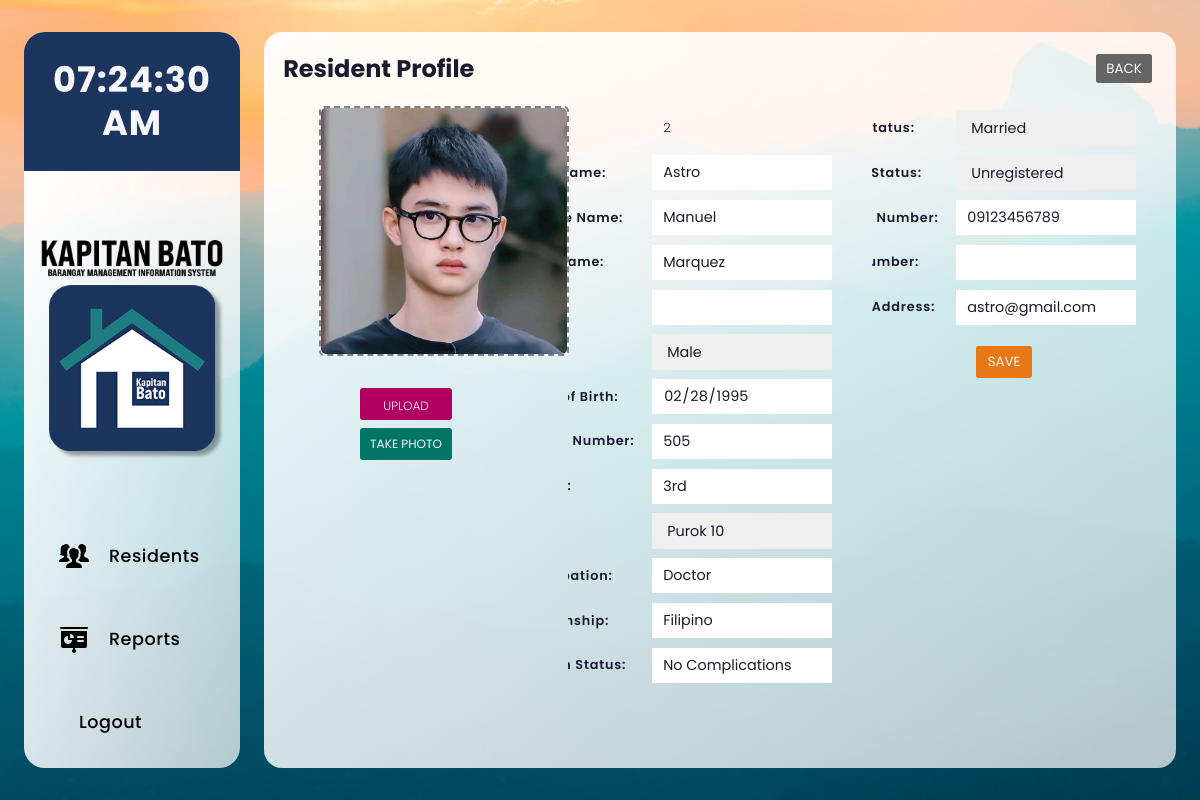
The app's page /n_residents/edit.php?id=2 (signed in) with its own data.
### tables this page shows
CREATE TABLE `residents` (
  `id` int(11) NOT NULL,
  `first_name` varchar(255) NOT NULL,
  `mid_name` varchar(255) NOT NULL,
  `last_name` varchar(255) NOT NULL,
  `suffix` varchar(255) NOT NULL,
  `sex` varchar(11) NOT NULL,
  `date_of_birth` date NOT NULL,
  `house_number` varchar(255) NOT NULL,
  `street` varchar(255) NOT NULL,
  `purok` varchar(255) NOT NULL,
  `occupation` varchar(255) NOT NULL,
  `citizenship` varchar(255) NOT NULL,
  `health_status` varchar(255) NOT NULL,
  `civil_status` varchar(255) NOT NULL,
  `voter_status` varchar(255) NOT NULL,
  `phone_number` varchar(255) NOT NULL,
  `tel_number` varchar(255) NOT NULL,
  `email` varchar(255) NOT NULL,
  `img_url` varchar(255) NOT NULL
);

### n_residents/edit.php (the view, shortened to what this page needs)
<?php
            include "../db_conn.php";
            $id = $_GET['id'];
            $squery =  mysqli_query($conn,"SELECT * FROM `residents` WHERE id = $id");
            while ($row = mysqli_fetch_array($squery))
            {
            ?>
<!DOCTYPE html>
<html lang="en" dir="ltr">
<head>
    <link rel="stylesheet" href="../css/style.css" />
</head>
<body>
    <main>
        <?php include('../navbar.php'); ?>
        <section>
            <div class="header">
                <h1>Resident Profile</h1>
                <a href="view-resident.php?id=<?php echo $id ?>">
                    <button class="back-btn">BACK</button>
                </a>
            </div>
            <div class="content">
                <div class="drag-area" id="pic">
                    <img src="image/<?php echo basename($row['img_url']);?>" alt="">
                </div>
                <div class="change-pic">
                        <div class="upload-btn-wrap">
                                <p> UPLOAD </p>
                        </div>
              <input type="button" class="pic-btn"id="myBtn" value="TAKE PHOTO">
              <?php include('modal_webcam.php'); ?>
              </div>
                <div class="infos-container">
                    <div class="infos">
                        <div class="add-info">
                            <h5>ID:</h5>
                            <p><?php echo $row['id']; ?></p>
                        </div>
                        <div class="add-info">
                            <h5>First Name:</h5>
                            <input type="text" name="first_name" value="<?php echo $row['first_name']; ?>">
                        </div>
                        <div class="add-info">
                            <h5>Middle Name:</h5>
                            <input type="text" name="mid_name" value="<?php echo $row['mid_name']; ?>">
                        </div>
                        <div class="add-info">
                            <h5>Last Name:</h5>
                            <input type="text" name="last_name" value="<?php echo $row['last_name']; ?>">
                        </div>
                        <div class="add-info">
                            <h5>Suffix:</h5>
                            <input type="text" name="suffix" value="<?php echo $row['suffix']; ?>">
                        </div>
                        <div class="add-info">
                            <h5>Sex:</h5>
                            <select name="sex" id="sex" value="<?php echo $row['sex']; ?>">
                                <option value="<?php echo $row['sex']; ?>" selected hidden><?php echo $row['sex']; ?>
                                </option>
                            </select>
                        </div>
                        <div class="add-info">
                            <h5>Date of Birth:</h5>
                            <input type="date" name="date_of_birth" value="<?php echo $row['date_of_birth']; ?>">
                        </div>
                        <div class="add-info">
                            <h5>House Number:</h5>
                            <input type="text" name="house_number" id="home-address"
                                value="<?php echo $row['house_number']; ?>">
                        </div>
                        <div class="add-info">
                            <h5>Street:</h5>
                            <input type="text" name="street" id="home-address" value="<?php echo $row['street']; ?>">
                        </div>
                        <div class="add-info">
                            <h5>Purok:</h5>
                            <select name="purok" id="prk" required>
                                <option value="<?php echo $row['purok']; ?>" selected hidden>
                                    <?php echo $row['purok']; ?></option>
                            </select>
                        </div>
                        <div class="add-info">
                            <h5>Occupation:</h5>
                            <input type="text" name="occ" value="<?php echo $row['occupation']; ?>">
                        </div>
                        <div class="add-info">
                            <h5>Citizenship:</h5>
                            <input type="text" name="citi" value="<?php echo $row['citizenship']; ?>">
                        </div>
                        <div class="add-info">
                            <h5>Health Status:</h5>
                            <input type="text" name="health" value="<?php echo $row['health_status']; ?>">
                        </div>
                    </div>
                    <div class="infos">
                        <div class="add-info">
                            <h5>Civil Status:</h5>
                            <select name="civil_status" id="civ-stat">
                                <option value="<?php echo $row['civil_status']; ?>" selected hidden>
                                    <?php echo $row['civil_status']; ?></option>
                            </select>
                        </div>
                        <div class="add-info">
                            <h5>Voter Status:</h5>
                            <select name="voter_status" id="voter-stat">
                                <option value="<?php echo $row['voter_status']; ?>" selected hidden>
                                    <?php echo $row['voter_status']; ?></option>
                            </select>
                        </div>
                        <div class="add-info">
                            <h5>Phone Number:</h5>
                            <input type="text" name="phone_number" value="<?php echo $row['phone_number']; ?>">
                        </div>
                        <div class="add-info">
                            <h5>Tel. Number:</h5>
                            <input type="text" name="tel_number" value="<?php echo $row['tel_number']; ?>">
                        </div>
                        <div class="add-info">
                            <h5>Email Address:</h5>
                            <input type="text" name="email" value="<?php echo $row['email']; ?>">
                        </div>
                        <button class="save-btn" name="btn_update" onClick="updatepicture()">SAVE</button>
                    </div>
                    <?php
            }
            ?>
                </div>
            </div>
        </section>
    </main>
</body>
</html>

### navbar.php (shortened to what this page needs)
<nav>
    <?php include('../nav-time-date.php'); ?>
    <div class="dashboard-logo">
        <img src="../img/kbnav-logo.png" alt="" />
    </div>
    <div class="links">
        <a href="../n_residents/residents.php" class="link">
            <img src="../img/icons/residents-60.png" alt="" />
            <h3>Residents</h3>
        </a>
        <a href="../n_reports/reports.php" class="link">
            <img src="../img/icons/reports-60.png" alt="" />
            <h3>Reports</h3>
        </a>
        <a href="../logout.php" class="link">
             <h3>Logout</h3>
        </a>
    </div>
</nav>

### nav-time-date.php (shortened to what this page needs)
<div class="time-date">
	<div id="nav-time" class="nav-item">
	</div>
</div>

### css/style.css (style rules this page uses)
* { margin: 0; padding: 0; overflow: hidden; box-sizing: border-box; font-family: "Poppins", sans-serif; height: auto; width: auto; color: var(--black-color); }
h1 { font-weight: 700; }
h5 { font-weight: 600; }
p { font-weight: 300; }
button, input[type="button"] { transition: ease 0.25s; }
button { border-radius: 0.15rem; }
:root { --primary-color: #1c355e; --white-color: #f7f6fb; --black-color: #1a1a2e; --red-color: #d41e21; --green-color: #38b000; --blue-color: #01497c; }
main { height: 100vh; width: 100%; background: url("../img/kb-bg.jpg") fixed center; background-size: cover; display: flex; align-items: center; justify-content: space-evenly; }
nav { height: 92%; width: 18%; display: flex; flex-direction: column; align-items: center; background: linear-gradient( to right bottom, rgba(255, 255, 255, 1), rgba(255, 255, 255, 0.7) ); border-radius: 1.3rem; }
.time-date { flex: auto; width: 100%; height: 5%; display: flex; flex-direction: column; justify-content: center; align-items: center; background: var(--primary-color); padding: 20px 0; margin-bottom: 15px; text-align: center; }
#nav-time { color: var(--white-color); font-weight: 700; font-size: 2.2rem; line-height: 2.7rem; letter-spacing: 1px; }
.dashboard-logo { flex: auto; width: 85%; display: flex; justify-content: center; align-items: center; }
.links { display: flex; flex: auto; width: 100%; flex-direction: column; justify-content: center; margin: 5px; }
.link { width: 100%; flex: auto; display: flex; align-items: center; text-align: center; padding: 5px 0 5px 35px; margin: 5px 0; position: relative; text-decoration: none; transition: 0.3s ease; }
.link h3 { text-decoration: none; color: black; font-size: 1.1rem; font-weight: 500; letter-spacing: 0.5px; display: flex; justify-content: center; align-items: center; }
.link img { height: 30px; margin-right: 20px; }
.infos-container { display: flex; margin-left: 8rem; }
.infos { height: 100%; display: flex; flex-direction: column; align-items: center; margin-right: 2.5rem; }
.back-btn { height: 1.8rem; width: 3.5rem; margin: 0.3rem; background: #656565; color: var(--white-color); border: none; cursor: pointer; }
.drag-area { background: var(--white-color); border: 2px dashed gray; height: 250px; width: 250px; border-radius: 5px; margin-right: 15px; position: absolute; left: 55px; display: flex; align-items: center; justify-content: center; flex-direction: column; }
.drag-area img { height: 100%; width: 100%; object-fit: cover; border-radius: 5px; }
.upload-btn-wrap { position: relative; height: 2rem; width: 5.75rem; padding: 0.55rem 0.85rem 0 0.85rem; margin: 0.25rem 0.3rem; background-color: #af0061; border-radius: 0.2rem; overflow: hidden; cursor: pointer; font-size: 0.75rem; transition: ease 0.2s; }
.upload-btn-wrap p { color: var(--white-color); text-align: center; cursor: pointer; }
.pic-btn { height: 2rem; width: 5.75rem; padding: 0.3rem; margin: 0.25rem 0.3rem; background-color: #007565; border-radius: 0.2rem; overflow: hidden; cursor: pointer; font-size: 0.75rem; color: var(--white-color); text-align: center; cursor: pointer; border: none; transition: ease 0.2s; }
.change-pic { position: absolute; top: 42%; left: 10%; }
.add-info { height: auto; margin: 0.3rem; display: flex; justify-content: center; align-items: center; }
.add-info h5 { font-size: 0.8rem; width: 8rem !important; height: 2.2rem; letter-spacing: 0.05rem; display: flex; align-items: center; }
.add-info p { width: 14rem; height: 2.2rem; display: flex; align-items: center; padding: 0.7rem; font-size: 0.8rem; }
.add-info input, .add-info select { width: 14rem; height: 2.2rem; border: none; padding: 0.3rem 0.7rem; font-size: 0.9rem; }
.save-btn { background: #e77815; color: var(--white-color); height: 2rem; width: 3.5rem; margin: 1rem; border: none; cursor: pointer; }
section { height: 92%; width: 76%; display: flex; flex-direction: column; justify-content: space-between; position: relative; border-radius: 18px; background: linear-gradient( to right bottom, rgba(255, 255, 255, 0.95), rgba(255, 255, 255, 0.7) ); }
.header { width: auto; height: 10%; display: flex; justify-content: space-between; align-items: center; padding: 1.2rem; }
.content { width: 100%; height: 90%; display: flex; justify-content: center; position: relative; }

### n_residents/modal_webcam.php (style rules this page uses)
body { font-family: Arial, Helvetica, sans-serif; }

### records on screen
residents: img_url (picture), id "2", first_name "Astro", mid_name "Manuel", last_name "Marquez", sex "Male", date_of_birth "02/28/1995", house_number "505", street "3rd", purok "Purok 10", occ "Doctor", citi "Filipino", health "No Complications", civil_status "Married", voter_status "Unregistered", phone_number "09123456789", email "astro@gmail.com"
